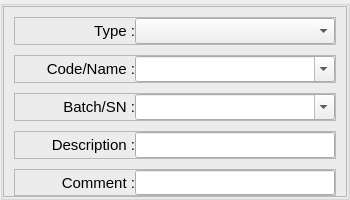
                           <widget class="QGroupBox" name="groupBox_7">
                            <property name="minimumSize">
                             <size>
                              <width>350</width>
                              <height>200</height>
                             </size>
                            </property>
                            <property name="maximumSize">
                             <size>
                              <width>16777215</width>
                              <height>200</height>
                             </size>
                            </property>
                            <property name="font">
                             <font>
                              <pointsize>12</pointsize>
                             </font>
                            </property>
                            <property name="title">
                             <string/>
                            </property>
                            <layout class="QVBoxLayout" name="verticalLayout_22">
                             <property name="spacing">
                              <number>0</number>
                             </property>
                             <property name="leftMargin">
                              <number>0</number>
                             </property>
                             <property name="topMargin">
                              <number>0</number>
                             </property>
                             <property name="rightMargin">
                              <number>0</number>
                             </property>
                             <property name="bottomMargin">
                              <number>0</number>
                             </property>
                             <item>
                              <widget class="QFrame" name="frame_26">
                               <property name="frameShape">
                                <enum>QFrame::StyledPanel</enum>
                               </property>
                               <property name="frameShadow">
                                <enum>QFrame::Raised</enum>
                               </property>
                               <layout class="QVBoxLayout" name="verticalLayout_23">
                                <property name="spacing">
                                 <number>10</number>
                                </property>
                                <property name="leftMargin">
                                 <number>10</number>
                                </property>
                                <property name="topMargin">
                                 <number>10</number>
                                </property>
                                <property name="rightMargin">
                                 <number>10</number>
                                </property>
                                <property name="bottomMargin">
                                 <number>0</number>
                                </property>
                                <item>
                                 <widget class="QFrame" name="frame_27">
                                  <property name="frameShape">
                                   <enum>QFrame::StyledPanel</enum>
                                  </property>
                                  <property name="frameShadow">
                                   <enum>QFrame::Raised</enum>
                                  </property>
                                  <layout class="QHBoxLayout" name="horizontalLayout_35">
                                   <property name="spacing">
                                    <number>0</number>
                                   </property>
                                   <property name="leftMargin">
                                    <number>0</number>
                                   </property>
                                   <property name="topMargin">
                                    <number>0</number>
                                   </property>
                                   <property name="rightMargin">
                                    <number>0</number>
                                   </property>
                                   <property name="bottomMargin">
                                    <number>0</number>
                                   </property>
                                   <item>
                                    <widget class="QLabel" name="label_32">
                                     <property name="minimumSize">
                                      <size>
                                       <width>120</width>
                                       <height>0</height>
                                      </size>
                                     </property>
                                     <property name="maximumSize">
                                      <size>
                                       <width>100</width>
                                       <height>16777215</height>
                                      </size>
                                     </property>
                                     <property name="font">
                                      <font>
                                       <pointsize>11</pointsize>
                                      </font>
                                     </property>
                                     <property name="text">
                                      <string>Type :</string>
                                     </property>
                                     <property name="alignment">
                                      <set>Qt::AlignRight|Qt::AlignTrailing|Qt::AlignVCenter</set>
                                     </property>
                                    </widget>
                                   </item>
                                   <item>
                                    <widget class="QComboBox" name="inType_cmb">
                                     <property name="font">
                                      <font>
                                       <pointsize>11</pointsize>
                                      </font>
                                     </property>
                                    </widget>
                                   </item>
                                  </layout>
                                 </widget>
                                </item>
                                <item>
                                 <widget class="QFrame" name="frame_28">
                                  <property name="frameShape">
                                   <enum>QFrame::StyledPanel</enum>
                                  </property>
                                  <property name="frameShadow">
                                   <enum>QFrame::Raised</enum>
                                  </property>
                                  <layout class="QHBoxLayout" name="horizontalLayout_36">
                                   <property name="spacing">
                                    <number>0</number>
                                   </property>
                                   <property name="leftMargin">
                                    <number>0</number>
                                   </property>
                                   <property name="topMargin">
                                    <number>0</number>
                                   </property>
                                   <property name="rightMargin">
                                    <number>0</number>
                                   </property>
                                   <property name="bottomMargin">
                                    <number>0</number>
                                   </property>
                                   <item>
                                    <widget class="QLabel" name="label_33">
                                     <property name="minimumSize">
                                      <size>
                                       <width>120</width>
                                       <height>0</height>
                                      </size>
                                     </property>
                                     <property name="maximumSize">
                                      <size>
                                       <width>100</width>
                                       <height>16777215</height>
                                      </size>
                                     </property>
                                     <property name="font">
                                      <font>
                                       <pointsize>11</pointsize>
                                      </font>
                                     </property>
                                     <property name="text">
                                      <string>Code/Name :</string>
                                     </property>
                                     <property name="alignment">
                                      <set>Qt::AlignRight|Qt::AlignTrailing|Qt::AlignVCenter</set>
                                     </property>
                                    </widget>
                                   </item>
                                   <item>
                                    <widget class="QComboBox" name="inCode_cmb">
                                     <property name="font">
                                      <font>
                                       <pointsize>11</pointsize>
                                      </font>
                                     </property>
                                     <property name="editable">
                                      <bool>true</bool>
                                     </property>
                                    </widget>
                                   </item>
                                  </layout>
                                 </widget>
                                </item>
                                <item>
                                 <widget class="QFrame" name="frame_29">
                                  <property name="frameShape">
                                   <enum>QFrame::StyledPanel</enum>
                                  </property>
                                  <property name="frameShadow">
                                   <enum>QFrame::Raised</enum>
                                  </property>
                                  <layout class="QHBoxLayout" name="horizontalLayout_37">
                                   <property name="spacing">
                                    <number>0</number>
                                   </property>
                                   <property name="leftMargin">
                                    <number>0</number>
                                   </property>
                                   <property name="topMargin">
                                    <number>0</number>
                                   </property>
                                   <property name="rightMargin">
                                    <number>0</number>
                                   </property>
                                   <property name="bottomMargin">
                                    <number>0</number>
                                   </property>
                                   <item>
                                    <widget class="QLabel" name="label_34">
                                     <property name="minimumSize">
                                      <size>
                                       <width>120</width>
                                       <height>0</height>
                                      </size>
                                     </property>
                                     <property name="maximumSize">
                                      <size>
                                       <width>100</width>
                                       <height>16777215</height>
                                      </size>
                                     </property>
                                     <property name="font">
                                      <font>
                                       <pointsize>11</pointsize>
                                      </font>
                                     </property>
                                     <property name="text">
                                      <string>Batch/SN :</string>
                                     </property>
                                     <property name="alignment">
                                      <set>Qt::AlignRight|Qt::AlignTrailing|Qt::AlignVCenter</set>
                                     </property>
                                    </widget>
                                   </item>
                                   <item>
                                    <widget class="QComboBox" name="inBatch_cmb">
                                     <property name="font">
                                      <font>
                                       <pointsize>11</pointsize>
                                      </font>
                                     </property>
                                     <property name="editable">
                                      <bool>true</bool>
                                     </property>
                                    </widget>
                                   </item>
                                  </layout>
                                 </widget>
                                </item>
                                <item>
                                 <widget class="QFrame" name="frame_22">
                                  <property name="frameShape">
                                   <enum>QFrame::StyledPanel</enum>
                                  </property>
                                  <property name="frameShadow">
                                   <enum>QFrame::Raised</enum>
                                  </property>
                                  <layout class="QHBoxLayout" name="horizontalLayout_31">
                                   <property name="spacing">
                                    <number>0</number>
                                   </property>
                                   <property name="leftMargin">
                                    <number>0</number>
                                   </property>
                                   <property name="topMargin">
                                    <number>0</number>
                                   </property>
                                   <property name="rightMargin">
                                    <number>0</number>
                                   </property>
                                   <property name="bottomMargin">
                                    <number>0</number>
                                   </property>
                                   <item>
                                    <widget class="QLabel" name="outInfo_lbl_2">
                                     <property name="minimumSize">
                                      <size>
                                       <width>120</width>
                                       <height>0</height>
                                      </size>
                                     </property>
                                     <property name="maximumSize">
                                      <size>
                                       <width>100</width>
                                       <height>16777215</height>
                                      </size>
                                     </property>
                                     <property name="font">
                                      <font>
                                       <pointsize>11</pointsize>
                                      </font>
                                     </property>
                                     <property name="text">
                                      <string>Description :</string>
                                     </property>
                                     <property name="alignment">
                                      <set>Qt::AlignRight|Qt::AlignTrailing|Qt::AlignVCenter</set>
                                     </property>
                                    </widget>
                                   </item>
                                   <item>
                                    <widget class="QLineEdit" name="inDescription_txt">
                                     <property name="minimumSize">
                                      <size>
                                       <width>200</width>
                                       <height>0</height>
                                      </size>
                                     </property>
                                     <property name="maximumSize">
                                      <size>
                                       <width>16777215</width>
                                       <height>16777215</height>
                                      </size>
                                     </property>
                                     <property name="font">
                                      <font>
                                       <pointsize>11</pointsize>
                                       <italic>false</italic>
                                       <bold>false</bold>
                                      </font>
                                     </property>
                                     <property name="styleSheet">
                                      <string notr="true"/>
                                     </property>
                                     <property name="text">
                                      <string/>
                                     </property>
                                     <property name="alignment">
                                      <set>Qt::AlignLeading|Qt::AlignLeft|Qt::AlignVCenter</set>
                                     </property>
                                    </widget>
                                   </item>
                                  </layout>
                                 </widget>
                                </item>
                                <item>
                                 <widget class="QFrame" name="frame_31">
                                  <property name="frameShape">
                                   <enum>QFrame::StyledPanel</enum>
                                  </property>
                                  <property name="frameShadow">
                                   <enum>QFrame::Raised</enum>
                                  </property>
                                  <layout class="QHBoxLayout" name="horizontalLayout_39">
                                   <property name="spacing">
                                    <number>0</number>
                                   </property>
                                   <property name="leftMargin">
                                    <number>0</number>
                                   </property>
                                   <property name="topMargin">
                                    <number>0</number>
                                   </property>
                                   <property name="rightMargin">
                                    <number>0</number>
                                   </property>
                                   <property name="bottomMargin">
                                    <number>0</number>
                                   </property>
                                   <item>
                                    <widget class="QLabel" name="outInfo_lbl_3">
                                     <property name="minimumSize">
                                      <size>
                                       <width>120</width>
                                       <height>0</height>
                                      </size>
                                     </property>
                                     <property name="maximumSize">
                                      <size>
                                       <width>100</width>
                                       <height>16777215</height>
                                      </size>
                                     </property>
                                     <property name="font">
                                      <font>
                                       <pointsize>11</pointsize>
                                      </font>
                                     </property>
                                     <property name="text">
                                      <string>Comment :</string>
                                     </property>
                                     <property name="alignment">
                                      <set>Qt::AlignRight|Qt::AlignTrailing|Qt::AlignVCenter</set>
                                     </property>
                                    </widget>
                                   </item>
                                   <item>
                                    <widget class="QLineEdit" name="inComment_txt">
                                     <property name="minimumSize">
                                      <size>
                                       <width>200</width>
                                       <height>0</height>
                                      </size>
                                     </property>
                                     <property name="maximumSize">
                                      <size>
                                       <width>16777215</width>
                                       <height>16777215</height>
                                      </size>
                                     </property>
                                     <property name="font">
                                      <font>
                                       <pointsize>11</pointsize>
                                       <italic>false</italic>
                                       <bold>false</bold>
                                      </font>
                                     </property>
                                     <property name="styleSheet">
                                      <string notr="true"/>
                                     </property>
                                     <property name="text">
                                      <string/>
                                     </property>
                                     <property name="alignment">
                                      <set>Qt::AlignLeading|Qt::AlignLeft|Qt::AlignVCenter</set>
                                     </property>
                                    </widget>
                                   </item>
                                  </layout>
                                 </widget>
                                </item>
                                <item>
                                 <spacer name="verticalSpacer_3">
                                  <property name="orientation">
                                   <enum>Qt::Vertical</enum>
                                  </property>
                                  <property name="sizeHint" stdset="0">
                                   <size>
                                    <width>20</width>
                                    <height>40</height>
                                   </size>
                                  </property>
                                 </spacer>
                                </item>
                               </layout>
                              </widget>
                             </item>
                            </layout>
                           </widget>
